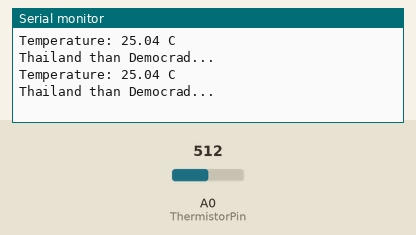
Recording of a sketch running on a simulated Arduino Uno, built with avr-gcc and run on an emulated ATmega328P. On the bench: the last lines printed to the serial monitor. The test bench sets the inputs (shaded band); at power-on: A0 (ThermistorPin) = 512.

Above: at 1.8 s.
1.9 s: A0 (ThermistorPin) set to 548
At 2.8 s:
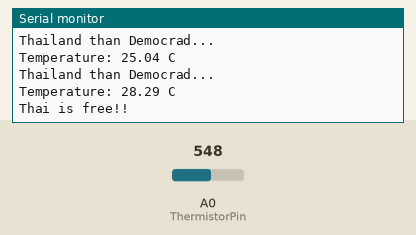
4.5 s: A0 (ThermistorPin) set to 570
At 5.7 s:
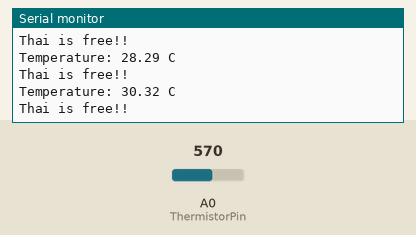
6.0 s: A0 (ThermistorPin) set to 598
At 6.5 s:
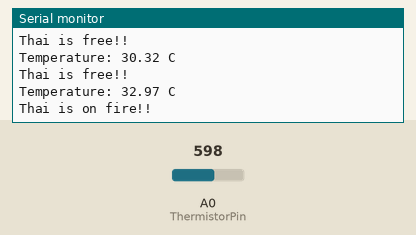
Timing chart, 0 to 9.0 s (numbered marks = the images above; inputs shaded):
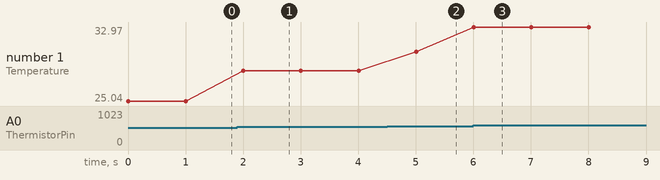

Measured:
- the behaviour switches between 533 and 534 on A0 (ThermistorPin) (found by bisection; images 0 and 1)
- the behaviour switches between 587 and 588 on A0 (ThermistorPin) (found by bisection; images 2 and 3)
- after the input at 1.9 s, the serial monitor: prints a new line after 0.10 s (image 1)
- after the input at 4.5 s, the serial monitor: prints a new line after 0.51 s (image 2)
- after the input at 6.0 s, the serial monitor: prints a new line at once (image 3)
- plotted number 1: 25.04 → 28.29 after the input at 1.9 s, 28.29 → 30.32 after the input at 4.5 s, 30.32 → 32.97 after the input at 6.0 s

The sketch:

TEMP.ino
```cpp
int ThermistorPin = A0;
int Vo;
float R1 = 10000;
float logR2, R2, T;
float c1 = 0.001129148, c2 = 0.000234125, c3 = 0.0000000876741;
void setup() {
    Serial.begin(9600);
    }

void loop() {
  Vo = analogRead(ThermistorPin);
  R2 = R1 * (1023.0 / (float)Vo - 1.0);
  logR2 = log(R2);
  T = (1.0 / (c1 + c2 * logR2 + c3 * logR2 * logR2 * logR2));
  T = T - 273.15;
  Serial.print("Temperature: ");
  Serial.print(T);
  Serial.println(" C");
  if (T > 32) {
    Serial.println("Thai is on fire!!");
  } else if (T >= 27 && T < 32) {
    Serial.println("Thai is free!!");
  } else {
    Serial.println("Thailand than Democrad...");
  }
  delay(1000);
}
```
